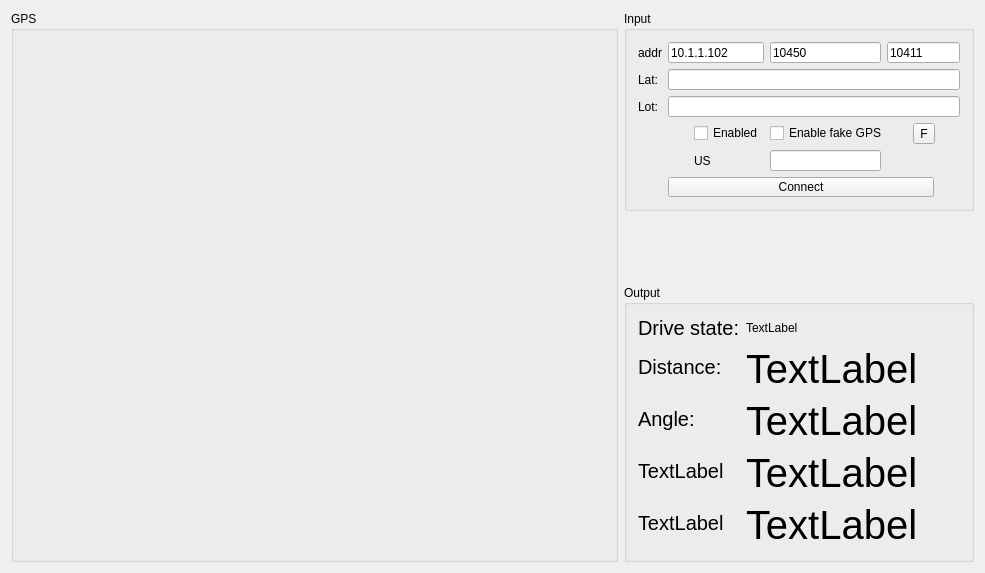
<?xml version="1.0" encoding="UTF-8"?>
<ui version="4.0">
 <class>MainWindow</class>
 <widget class="QMainWindow" name="MainWindow">
  <property name="geometry">
   <rect>
    <x>0</x>
    <y>0</y>
    <width>985</width>
    <height>573</height>
   </rect>
  </property>
  <property name="windowTitle">
   <string>MainWindow</string>
  </property>
  <widget class="QWidget" name="centralWidget">
   <layout class="QGridLayout" name="gridLayout">
    <item row="3" column="1">
     <widget class="QGroupBox" name="groupBox_3">
      <property name="title">
       <string>Output</string>
      </property>
      <layout class="QFormLayout" name="formLayout">
       <item row="0" column="0">
        <widget class="QLabel" name="label_3">
         <property name="font">
          <font>
           <pointsize>15</pointsize>
          </font>
         </property>
         <property name="text">
          <string>Drive state:</string>
         </property>
        </widget>
       </item>
       <item row="1" column="0">
        <widget class="QLabel" name="label_4">
         <property name="font">
          <font>
           <pointsize>15</pointsize>
          </font>
         </property>
         <property name="text">
          <string>Distance:</string>
         </property>
        </widget>
       </item>
       <item row="2" column="0">
        <widget class="QLabel" name="label_5">
         <property name="font">
          <font>
           <pointsize>15</pointsize>
          </font>
         </property>
         <property name="text">
          <string>Angle:</string>
         </property>
        </widget>
       </item>
       <item row="0" column="1">
        <widget class="QLabel" name="dstate">
         <property name="text">
          <string>TextLabel</string>
         </property>
        </widget>
       </item>
       <item row="1" column="1">
        <widget class="QLabel" name="distance">
         <property name="font">
          <font>
           <pointsize>30</pointsize>
          </font>
         </property>
         <property name="text">
          <string>TextLabel</string>
         </property>
        </widget>
       </item>
       <item row="2" column="1">
        <widget class="QLabel" name="angle">
         <property name="font">
          <font>
           <pointsize>30</pointsize>
          </font>
         </property>
         <property name="text">
          <string>TextLabel</string>
         </property>
        </widget>
       </item>
       <item row="3" column="0">
        <widget class="QLabel" name="label_7">
         <property name="font">
          <font>
           <pointsize>15</pointsize>
          </font>
         </property>
         <property name="text">
          <string>TextLabel</string>
         </property>
        </widget>
       </item>
       <item row="4" column="0">
        <widget class="QLabel" name="label_8">
         <property name="font">
          <font>
           <pointsize>15</pointsize>
          </font>
         </property>
         <property name="text">
          <string>TextLabel</string>
         </property>
        </widget>
       </item>
       <item row="3" column="1">
        <widget class="QLabel" name="R_lat">
         <property name="font">
          <font>
           <pointsize>30</pointsize>
          </font>
         </property>
         <property name="text">
          <string>TextLabel</string>
         </property>
        </widget>
       </item>
       <item row="4" column="1">
        <widget class="QLabel" name="R_lot">
         <property name="font">
          <font>
           <pointsize>30</pointsize>
          </font>
         </property>
         <property name="text">
          <string>TextLabel</string>
         </property>
        </widget>
       </item>
      </layout>
     </widget>
    </item>
    <item row="0" column="0" rowspan="4">
     <widget class="QGroupBox" name="groupBox">
      <property name="title">
       <string>GPS</string>
      </property>
      <layout class="QGridLayout" name="gridLayout_3">
       <item row="0" column="0">
        <widget class="OSMWidget" name="_osm" native="true"/>
       </item>
      </layout>
     </widget>
    </item>
    <item row="0" column="1" rowspan="2">
     <widget class="QGroupBox" name="groupBox_2">
      <property name="maximumSize">
       <size>
        <width>350</width>
        <height>200</height>
       </size>
      </property>
      <property name="title">
       <string>Input</string>
      </property>
      <layout class="QGridLayout" name="gridLayout_2">
       <item row="1" column="0">
        <widget class="QLabel" name="label">
         <property name="text">
          <string>Lat:</string>
         </property>
        </widget>
       </item>
       <item row="5" column="1" colspan="5">
        <widget class="QPushButton" name="pushButton">
         <property name="text">
          <string>Connect</string>
         </property>
        </widget>
       </item>
       <item row="0" column="0">
        <widget class="QLabel" name="label_6">
         <property name="text">
          <string>addr</string>
         </property>
        </widget>
       </item>
       <item row="2" column="0">
        <widget class="QLabel" name="label_2">
         <property name="text">
          <string>Lot:</string>
         </property>
        </widget>
       </item>
       <item row="0" column="1" colspan="2">
        <widget class="QLineEdit" name="addr">
         <property name="text">
          <string>10.1.1.102</string>
         </property>
        </widget>
       </item>
       <item row="3" column="2">
        <widget class="QCheckBox" name="checkBox">
         <property name="text">
          <string>Enabled</string>
         </property>
        </widget>
       </item>
       <item row="2" column="1" colspan="6">
        <widget class="QLineEdit" name="lot"/>
       </item>
       <item row="1" column="1" colspan="6">
        <widget class="QLineEdit" name="lat"/>
       </item>
       <item row="3" column="3" colspan="2">
        <widget class="QCheckBox" name="checkBox_2">
         <property name="text">
          <string>Enable fake GPS</string>
         </property>
        </widget>
       </item>
       <item row="3" column="5" colspan="2">
        <widget class="QToolButton" name="toolButton">
         <property name="text">
          <string>F</string>
         </property>
        </widget>
       </item>
       <item row="0" column="3">
        <widget class="QLineEdit" name="port1">
         <property name="text">
          <string>10450</string>
         </property>
        </widget>
       </item>
       <item row="0" column="4" colspan="3">
        <widget class="QLineEdit" name="port2">
         <property name="text">
          <string>10411</string>
         </property>
        </widget>
       </item>
       <item row="4" column="2">
        <widget class="QLabel" name="label_9">
         <property name="text">
          <string>US</string>
         </property>
        </widget>
       </item>
       <item row="4" column="3">
        <widget class="QLineEdit" name="us"/>
       </item>
      </layout>
     </widget>
    </item>
   </layout>
  </widget>
 </widget>
 <layoutdefault spacing="6" margin="11"/>
 <customwidgets>
  <customwidget>
   <class>OSMWidget</class>
   <extends>QWidget</extends>
   <header>OSMWidget.h</header>
   <container>1</container>
  </customwidget>
 </customwidgets>
 <resources/>
 <connections/>
</ui>
